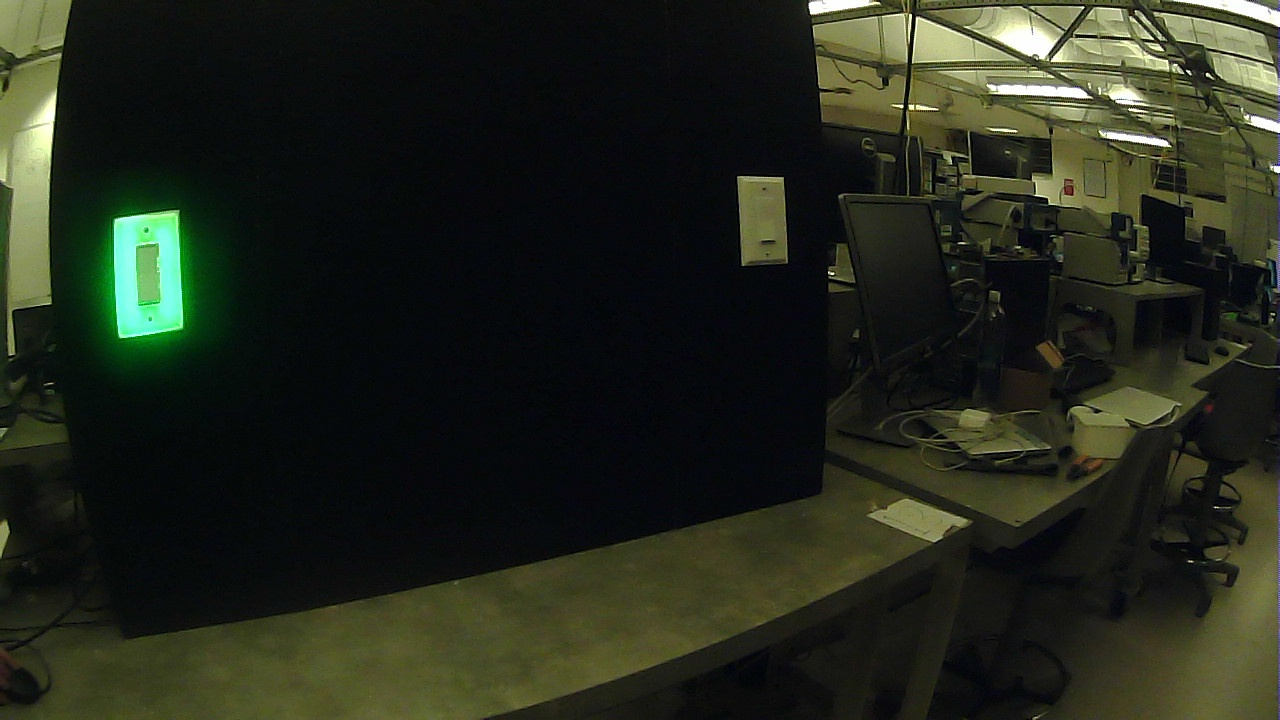
#> input picture test_data/frame0.jpeg, 1280 x 720 px, given in place of frame3.jpeg, which was not available
$ python run_and_verify.py   (Python 2 division)   (older library calls are emulated)
#> lines starting #> are read from the running program, lines starting #| are printed output that depends on the picture; after the words box and inside, x2 and y2 are one past the last pixel; in counts of white or black regions, pixels touching at a corner belong together; pictures that were not available may be replaced by others from this repository, and a replacement may not be noted
### get_lightbox_color.py
import time

import cv2
import numpy as np

kernel = np.ones((5, 5), np.uint8)  # constant


# TODO: Implement test color thresholding (Gen?)

class NoBoxError(Exception):

    def __init__(self):
        pass

# [34 lines left out: function crop_image, not called in this run]


def convert_to_binary_image(img_trans, K):
    Z = img_trans.reshape((-1, 3))
    Z = np.float32(Z)  # convert to np.float32
    # Define criteria, number of clusters(K) and apply kmeans()
    criteria = (cv2.TERM_CRITERIA_EPS, 10, 1.0)
    ret, label, center = cv2.kmeans(Z, K, None, criteria, 10, cv2.KMEANS_PP_CENTERS)

    #Find larger label and color it black
    if np.count_nonzero(label) > len(label)/2:
        center[1] = [0,0,0]
        center[0] = [255,255,255]
    else:
        center[0] = [0,0,0]
        center[1] = [255,255,255]

    # Now convert back into uint8, and make original image
    center = np.uint8(center)
    img_bw = center[label.flatten()]
    img_bw_rect = img_bw.reshape((img_trans.shape))
    img_binary = cv2.cvtColor(img_bw_rect, cv2.COLOR_BGR2GRAY)

    return img_binary


# [59 lines left out: function find_bounding_box, not called in this run]


def euclidean_distance(gaze_data, img_width, img_height, x, y, w, h):
    x_centroid = x + (w / 2.0)
    y_centroid = y + (h / 2.0)
    gaze_mapped_x = gaze_data[0] * img_width
    gaze_mapped_y = (1 - gaze_data[1]) * img_height
    distance = np.sqrt((x_centroid - gaze_mapped_x)**2 + (y_centroid - gaze_mapped_y)**2)
    return distance


def find_bounding_box_simple(img_binary, img_crop, gaze_data):
    img_contour, contours, hierarcy = cv2.findContours(img_binary, cv2.RETR_EXTERNAL, cv2.CHAIN_APPROX_SIMPLE)

    img_height, img_width, img_col = img_crop.shape
    # Minimum distance threshold
    min_distance = np.sqrt(img_width ** 2 + img_height ** 2) * .15
    max_dim = []
    # ignore all bounding boxes found touching or very near the edge of the image frame
    img_width_bound_high = img_width * 0.99
    img_width_bound_low = img_width * 0.01
    img_height_bound_high = img_height * 0.99
    img_height_bound_low = img_height * 0.01
    switch_aspect_ratio = float(119) / 75  # Aspect ratio of the light switch
    img_boxes = img_crop.copy()
    for cnt in contours:
        x, y, w, h = cv2.boundingRect(cnt)

        # Only consider bounding boxes that match our a posteriori knowledge of light switch dimensions (w/ parallax)
        if (float(h)/w) < (switch_aspect_ratio * 1.68) and ((float(h)/w) > (switch_aspect_ratio * 0.77)):
            if (h > img_height * 0.065) and (h < img_height * 0.35):
                if (x > img_width_bound_low) and (y > img_height_bound_low) \
                        and (x + w < img_width_bound_high) and (y + h < img_height_bound_high):
                    cv2.rectangle(img_boxes, (x, y), (x + w, y + h), (255, 0, 255), 2)
                    # print('{0} {1} {2} {3}'.format(x, y, w, h))
                    distance = euclidean_distance(gaze_data, img_width, img_height, x, y, w, h)
                    if distance < min_distance:
                        min_distance = distance
                        max_dim = [x, y, w, h]
    if not max_dim:
        raise NoBoxError

    # [7 lines of commented-out code are left out]
    if abs(img_width * gaze_data[0] - max_dim[0]) > (max_dim[2] * 2.0):
        raise NoBoxError

    return max_dim


def get_color(dims, img_trans, img_full):
    bw_lightbox = convert_to_binary_image(img_trans[dims[1]:dims[1] + dims[3], dims[0]:dims[0] + dims[2]], 2)
    bw_lightbox = cv2.morphologyEx(bw_lightbox, cv2.MORPH_OPEN, kernel)
    color_slice = img_full[dims[1]:dims[1] + dims[3], dims[0]:dims[0] + dims[2]][bw_lightbox == 0]
    average_color = np.uint8(np.mean(color_slice, axis=0))  # Convert to whole RGB values
    color_swatch = np.zeros((bw_lightbox.shape[0], bw_lightbox.shape[1], 3), np.uint8)

    for height in range(0, bw_lightbox.shape[0]):
        for width in range(0, bw_lightbox.shape[1]):
            if bw_lightbox[height][width] == 0:
                color_swatch[height][width] = average_color

    average_color_swatch = np.array([[average_color] * 100] * 100, np.uint8)  # Make a color swatch
    # cv2.imshow('bw lightbox', bw_lightbox)  # binary version of region of interest (faceplate + switch)
    # cv2.imshow('average color swatch', average_color_swatch)  # color swatch just displaying the average color
    # cv2.imshow('color swatch', color_swatch)  # average color superimposed over the region of interest

    # naive color determination
    color_classification = {0: 'blue', 1: 'green', 2: 'red', 3: 'cream'}  # BGR ordering due to OpenCV
    if abs(int(average_color[1]) - int(average_color[2])) < 10:  # if green and red are within 10 of each other, cream
        main_color = color_classification[3]
    else:
        main_color = color_classification[np.argmax(average_color, axis=0)] # Index of max BGR color determines color
    print("Naive Lightbox guess: {0}, BGR: {1} ".format(main_color, average_color))
    return average_color, main_color


def get_box_color(img_full, gaze_data):
    start_time = time.time()

    # Transform into CIELab colorspace
    img_trans = cv2.cvtColor(img_full, cv2.COLOR_BGR2LAB)
    img_binary = convert_to_binary_image(img_trans, 2)
    img_binary = cv2.morphologyEx(img_binary, cv2.MORPH_OPEN, kernel)
    # cv2.imshow('binary', img_binary)

    try:
        img_lightbox_dims = find_bounding_box_simple(img_binary, img_full, gaze_data)
    except NoBoxError:
        print('no box found')
        main_color = 'None'
        average_color = [0, 0, 0]  # set to black, since None can cause trouble
        # cv2.waitKey(0)
        return average_color, main_color

    average_color, main_color = get_color(img_lightbox_dims, img_trans, img_full)

    time_taken = time.time() - start_time
    # print(time_taken)

    # cv2.waitKey(0)
    return average_color, main_color

# if __name__ == '__main__':

### run_and_verify.py
import csv
import os
import time

import cv2
import matplotlib.pyplot as plt
import matplotlib.patches as mpatches
from mpl_toolkits.mplot3d import Axes3D
import numpy as np
from sklearn import mixture

import get_lightbox_color

# TODO: 3D scatter color plot (Gen's matplotlib + Harrison?)

folder_path = 'test_data'  # constant


def read_data():
    csv_file_name = 'gaze_frame_data_human.csv'
    csv_file = open(os.path.join(folder_path, csv_file_name), 'r')
    reader = csv.DictReader(csv_file)
    frame_sets = []
    for row in reader:
        frame_set = {}
        frame_set['frame'] = row['frame_file']
        frame_set['gaze_data'] = [
            float(row['x_norm_pos']), float(row['y_norm_pos'])]
        frame_set['true_color'] = row['true_color']
        frame_set['true_direction'] = row['true_direction']
        frame_set['confidence'] = row['confidence']
        frame_sets.append(frame_set)
    return frame_sets


# [30 lines left out: function write_data, not called in this run]


def separate_train_and_test():
    '''
    This function reads in all the frames, randomly separating 10% of the frames for testing and the other 90% for
    training.
    :return: Returns the separated testing and training frames
    '''

    frame_sets = read_data()
#> (reads test_data/gaze_frame_data_human.csv from the repository)
    num_train_frames = int(len(frame_sets) * 0.8)
    test_frames = []
    train_frames = []
    remaining_frames = []

    if (num_train_frames >= 5):

        p_cream = [0.166666667, 0.166666667, 0.166666667, 0.166666667, 0.166666667, 0.166666667, 0, 0, 0, 0, 0, 0, 0, 0,
                   0, 0, 0, 0, 0, 0, 0, 0, 0, 0, 0, 0, 0, 0, 0, 0, 0, 0, 0, 0, 0, 0, 0, 0, 0, 0, 0, 0, 0, 0, 0, 0, 0, 0,
                   0, 0, 0,
                   0, 0, 0, 0, 0, 0, 0, 0, 0]
        n = float(1) / 31
        p_none = [0, 0, 0, 0, 0, 0, n, n, n, n, n, 0, 0, 0, 0, n, n, n, 0, n, n, 0, 0, 0, 0, n, n, n, n, n, n, 0, 0, 0,
                  0, n, n, n, n, 0, 0, 0, n, 0, 0, 0, 0, 0, 0, 0, n, n, n, n, n, n, n, n, n, n];

        p_green = [0, 0, 0, 0, 0, 0, 0, 0, 0, 0, 0, 0.066666667, 0.066666667, 0.066666667, 0.066666667, 0, 0, 0,
                   0.066666667, 0, 0, 0, 0, 0, 0, 0, 0, 0, 0, 0, 0, 0, 0, 0, 0, 0, 0, 0, 0, 0.066666667, 0.066666667,
                   0.066666667,
                   0, 0.066666667, 0.066666667, 0.066666667, 0.066666667, 0.066666667, 0.066666667, 0.066666667, 0, 0,
                   0, 0, 0, 0,
                   0, 0, 0, 0]

        p_blue = [0, 0, 0, 0, 0, 0, 0, 0, 0, 0, 0, 0, 0, 0, 0, 0, 0, 0, 0, 0, 0, 0.25, 0.25, 0.25, 0.25, 0, 0, 0, 0, 0,
                  0, 0, 0, 0, 0, 0, 0, 0, 0, 0, 0, 0, 0, 0, 0, 0, 0, 0, 0, 0, 0, 0, 0, 0, 0, 0, 0, 0, 0, 0];

        p_red = [0, 0, 0, 0, 0, 0, 0, 0, 0, 0, 0, 0, 0, 0, 0, 0, 0, 0, 0, 0, 0, 0, 0, 0, 0, 0, 0, 0, 0, 0, 0, 0.25,
                 0.25, 0.25, 0.25, 0, 0, 0, 0, 0, 0, 0, 0, 0, 0, 0, 0, 0, 0, 0, 0, 0, 0, 0, 0, 0, 0, 0, 0, 0];

        train_frames.append(np.random.choice(frame_sets, 1, replace=False, p=p_cream)[0])  # cream
        train_frames.append(np.random.choice(frame_sets, 1, replace=False, p=p_none)[0])  # no box found
        train_frames.append(np.random.choice(frame_sets, 1, replace=False, p=p_green)[0])  # green
        train_frames.append(np.random.choice(frame_sets, 1, replace=False, p=p_blue)[0])  # blue
        train_frames.append(np.random.choice(frame_sets, 1, replace=False, p=p_red)[0])  # red

        for frame in frame_sets:
            if frame not in train_frames:
                remaining_frames.append(frame)

        # pick 80% w/o replace
        new_train_frames = np.random.choice(remaining_frames, num_train_frames - 5, replace=False)

        for frame in new_train_frames:
            train_frames.append(frame)

        for frame in frame_sets:
            if frame not in train_frames:
                test_frames.append(frame)  # separate training data

    return test_frames, train_frames


def train_or_test(frames):
    '''
    :param frames: Either the 80% of total frames used to train the algorithm, or the 20% used to test
    :return: Returns the BGR-ordered triplet representing the color of the faceplate, the string representing the color
    ('cream', 'blue', 'green', 'red', or 'no box found'), binary value 1 if the box was correctly fixated on and
    classified by color, and which of the 10 locations stood at when taking data, used to catch patterns.
    '''

    measured_color = []
    classification = []
    correct = []
    position = []
    true_color = []
    num_accurate = 0  # running count of successful classifications
    iterator = 0  # running count of total frames

    for frame in frames:
        img = cv2.imread(os.path.join(folder_path, frame['frame']))
#> img is the input picture: shape (720, 1280, 3); mean B, G, R 28, 40.2, 35.6
        gaze_center_x = int(img.shape[1] * frame['gaze_data'][0])  # user's gaze x-coordinate
        gaze_center_y = int(img.shape[0] * (1 - frame['gaze_data'][1]))  # user's gaze y-coordinate
        cv2.circle(img, (gaze_center_x, gaze_center_y), 2, (255, 0, 255), -1)  # plots the gaze point for debugging
#> img: shape (720, 1280, 3); under 0.01% of pixels changed, all inside (x1, y1, x2, y2) = (772, 284, 777, 289)
        mc, c = get_lightbox_color.get_box_color(img, frame['gaze_data'])
#> in convert_to_binary_image, `ret, label, center = cv2.kmeans(Z, K, None, criteria, 10, cv2.KMEANS_P..`: ret = 736080223.8; center = [[14.14, 126.7, 129.5], [106.3, 118.6, 149.6]]
#> in convert_to_binary_image, `center = np.uint8(center)`: center = [[0, 0, 0], [255, 255, 255]]
#> in convert_to_binary_image, `img_binary = cv2.cvtColor(img_bw_rect, cv2.COLOR_BGR2GRAY)`:
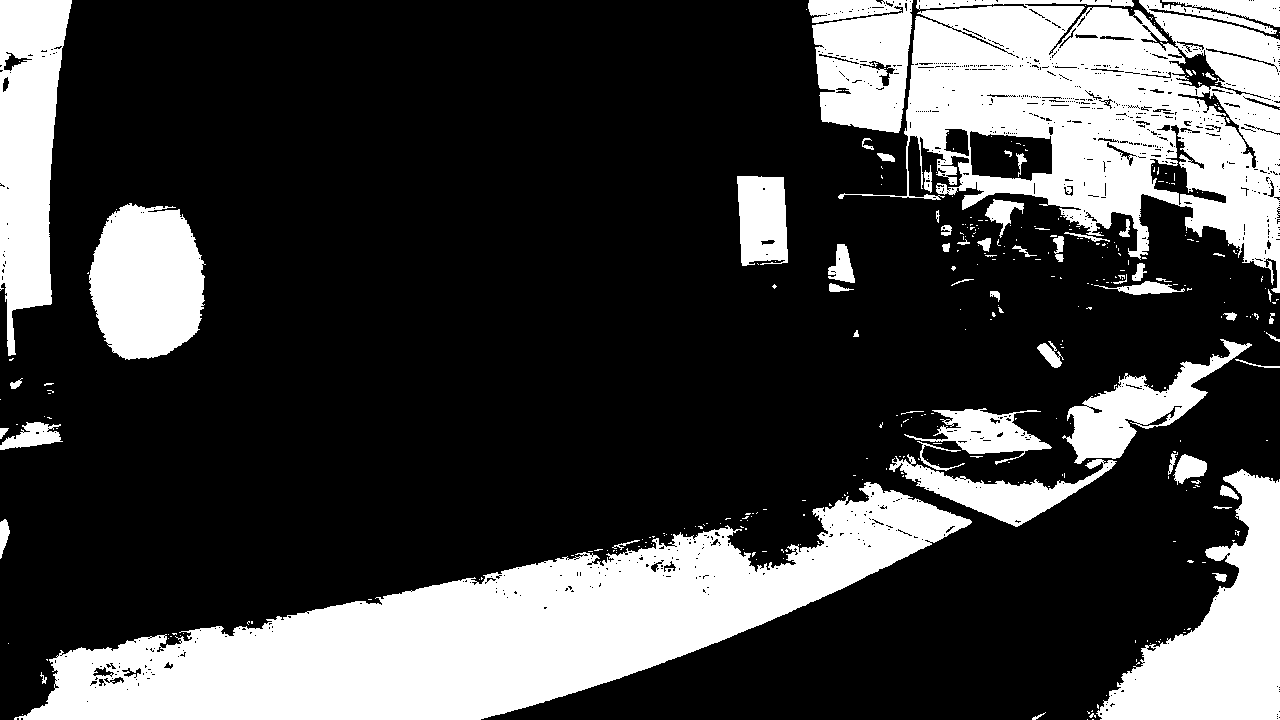
#> img_binary: shape (720, 1280); 26.8% white; 364 white regions (305 under 20 px), largest, box (x1, y1, x2, y2) and area: (14, 482, 972, 720) 89410, (838, 0, 1280, 293) 66550, (1096, 469, 1280, 720) 21487
#> in get_box_color, `img_binary = cv2.morphologyEx(img_binary, cv2.MORPH_OPEN, kernel)`:
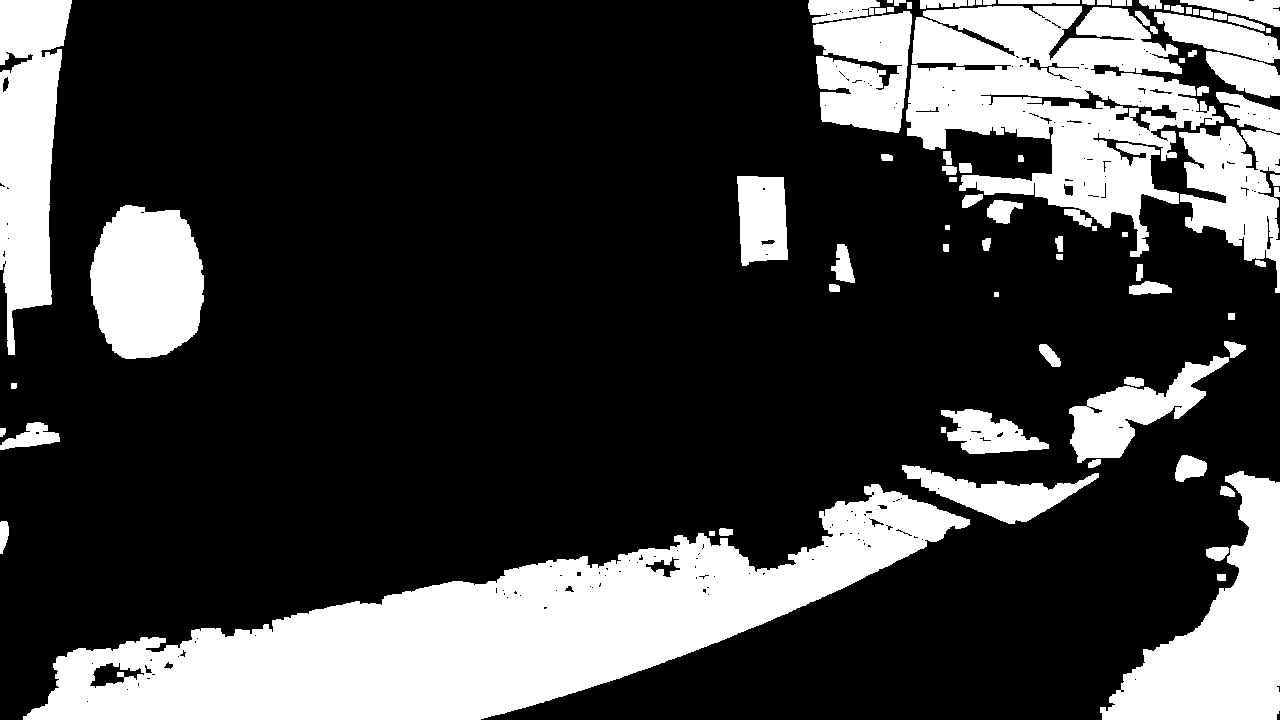
#> img_binary: shape (720, 1280); 25.3% white; 81 white regions (1 under 20 px)
#> in find_bounding_box_simple, `img_contour, contours, hierarcy = cv2.findContours(img_binary, cv2.RET..`: contours = 81 contours, 5 with area under 20; largest, box (x1, y1, x2, y2) and area: (23, 484, 970, 720) 87244, (906, 6, 1224, 257) 40393, (1100, 471, 1280, 720) 20446, (0, 0, 72, 355) 16265, (90, 205, 204, 359) 13818
#> the loop in find_bounding_box_simple, `for cnt in contours:` made 81 passes
#> (x, y, w, h, x_centroid in euclidean_distance, y_centroid in euclidean_distance, distance, min_distance) on pass 40: (737, 176, 51, 90, 762.5, 221, 66.81, 66.81)
#> after the loop in find_bounding_box_simple, `for cnt in contours:`:
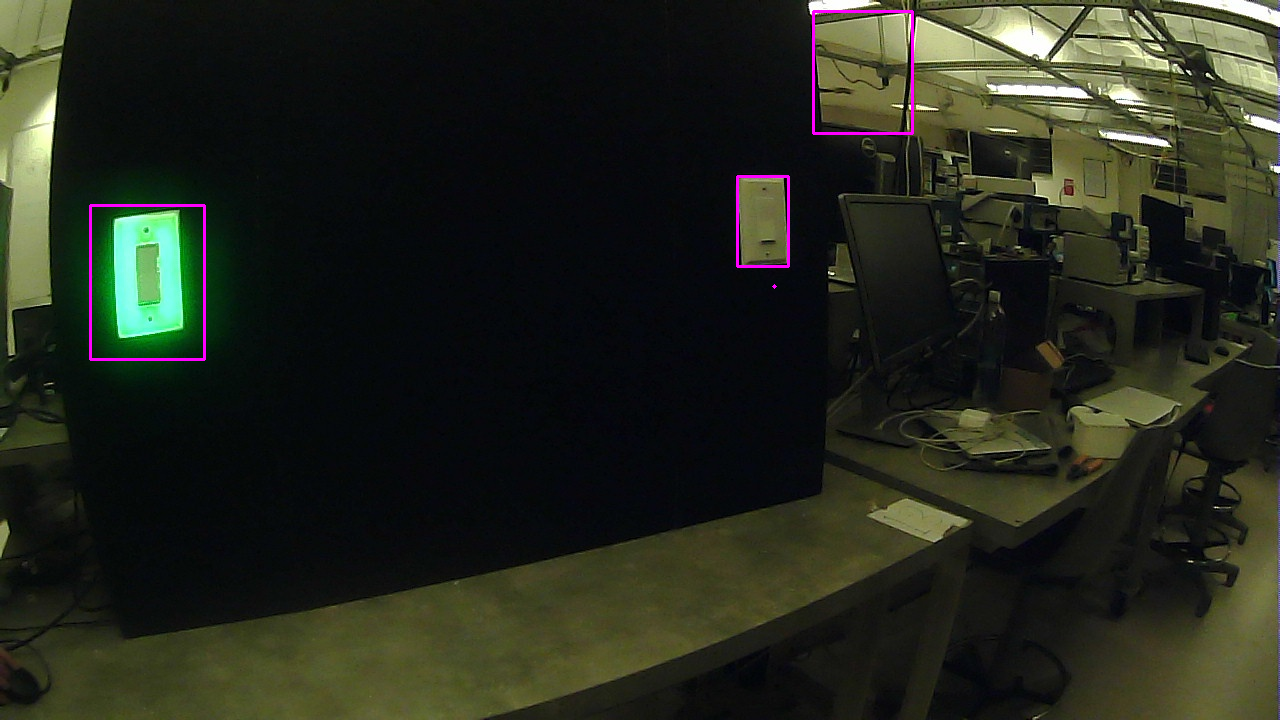
#> img_boxes: shape (720, 1280, 3); mean B, G, R 28.9, 40, 36.5
#> after the loop in find_bounding_box_simple, `for cnt in contours:`: min_distance = 66.81
#> in get_box_color, `img_lightbox_dims = find_bounding_box_simple(img_binary, img_full, gaz..`: img_lightbox_dims = [737, 176, 51, 90]
#> call 2 of convert_to_binary_image, with K = 2
#> in convert_to_binary_image (call 2), `criteria = (cv2.TERM_CRITERIA_EPS, 10, 1.0)`: criteria = (2, 10, 1)
#> in convert_to_binary_image (call 2), `ret, label, center = cv2.kmeans(Z, K, None, criteria, 10, cv2.KMEANS_P..`: ret = 1373333.1; label = 4590 values, max 1 at index 20, min 0 at index 0, mean 0.154; center = [[117.7, 119.9, 152.7], [24.71, 126.1, 132.9]]
#> in convert_to_binary_image (call 2), `center = np.uint8(center)`: center = [[0, 0, 0], [255, 255, 255]]
#> in convert_to_binary_image (call 2), `img_bw_rect = img_bw.reshape((img_trans.shape))`:
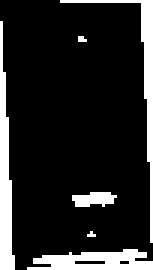
#> img_bw_rect: shape (90, 51, 3) (shown 3 times larger); 15.4% white; 6 white regions (2 under 20 px), largest, box (x1, y1, x2, y2) and area: (0, 7, 5, 90) 235, (20, 0, 51, 81) 209, (9, 83, 51, 90) 200, (24, 64, 39, 69) 55
#> in get_color, `bw_lightbox = cv2.morphologyEx(bw_lightbox, cv2.MORPH_OPEN, kernel)`:
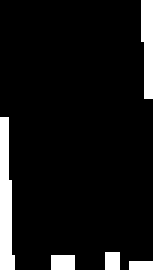
#> bw_lightbox: shape (90, 51) (shown 3 times larger); 8.6% white; 5 white regions, box (x1, y1, x2, y2) and area: (0, 39, 5, 90) 188, (47, 0, 51, 33) 113, (17, 85, 25, 90) 40, (35, 84, 40, 90) 30, (43, 87, 51, 90) 24
#> in get_color, `average_color = np.uint8(np.mean(color_slice, axis=0))`: average_color = [63, 106, 104]
#> after the loop in get_color, `for height in range(0, bw_lightbox.shape[0]):`:
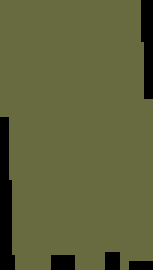
#> color_swatch: shape (90, 51, 3) (shown 3 times larger); mean of channels 0, 1, 2 57.6, 96.9, 95.1; drawn as B, G, R
#> in get_color, `average_color_swatch = np.array([[average_color] * 100] * 100, np.uint8)`:
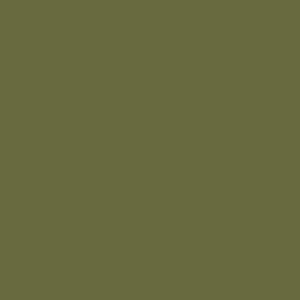
#> average_color_swatch: shape (100, 100, 3) (shown 3 times larger); mean of channels 0, 1, 2 63, 106, 104; drawn as B, G, R
#| Naive Lightbox guess: cream, BGR: [ 63 106 104]
#> in get_box_color, `average_color, main_color = get_color(img_lightbox_dims, img_trans, im..`: main_color = 'cream'
#> mc = [63, 106, 104]; c = 'cream'
        measured_color.append(mc)
        classification.append(c)
        if classification[iterator] == frame['true_color']:
            num_accurate += 1
            correct.append(1)
        else:
            correct.append(0)
        print("True color: {0} for image {1}\n".format(frame['true_color'], frame['frame']))
        position.append(iterator % 10)  # positions repeated every 10 frames
        true_color.append(frame['true_color'])
        iterator += 1

    accuracy = 100 * float(num_accurate) / iterator
    print("Total number accurately classified: {0} of {1} or {2}%\n".format(num_accurate, iterator, "%0.2f" % accuracy))
    return measured_color, classification, true_color, correct, position, accuracy


# [159 lines left out: functions plot_ellipsoid_3d, plot_3D, color_classification, test, not called in this run]


if __name__ == '__main__':
    test_frames, train_frames = separate_train_and_test()
#> (the run stopped early here; a loop or call above may not have finished)
